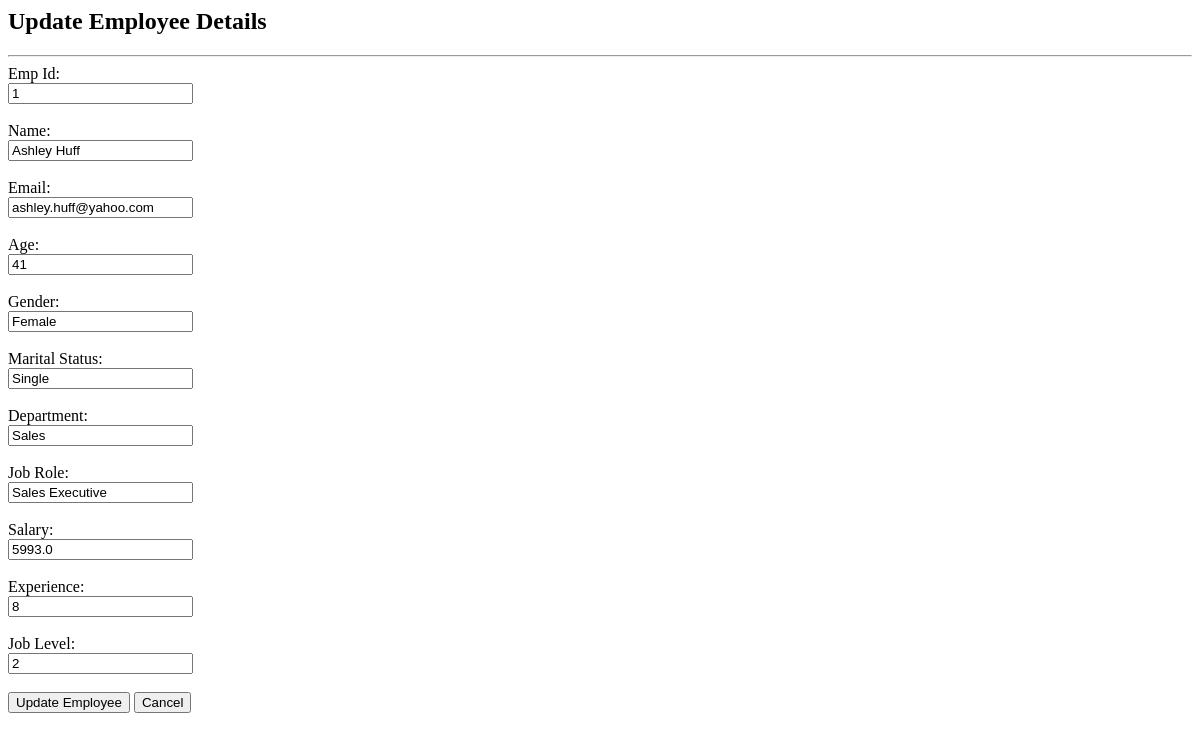
The page /update/1 on the database as committed earlier.
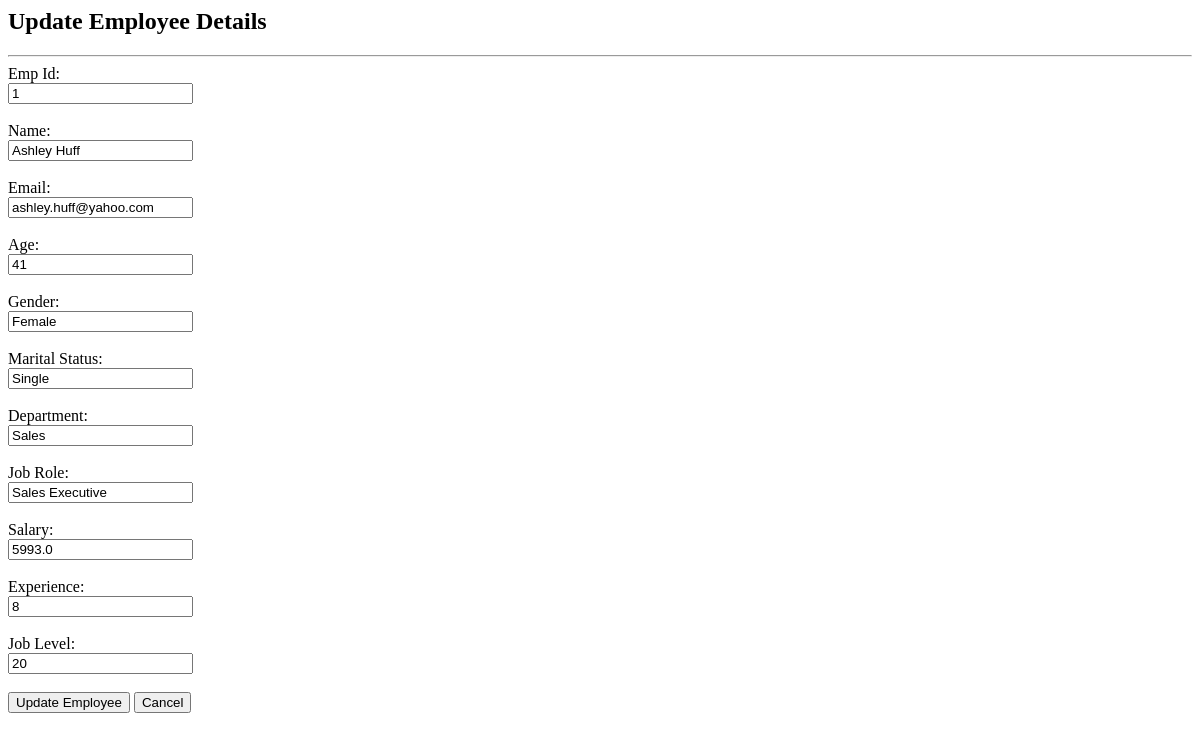
The same page on the database as committed later.
### tables this page shows
CREATE TABLE "Employees" (
"emp_id" INTEGER,
  "name" TEXT,
  "email" TEXT,
  "age" INTEGER,
  "gender" TEXT,
  "marital_status" TEXT,
  "department" TEXT,
  "job_role" TEXT,
  "salary" REAL,
  "experience" INTEGER,
  "job_level" INTEGER
);

### app.py (the view, shortened to what this page needs)
@app.route('/update/<int:id>', methods=('GET', 'POST'))
def update_employee(id):
    employee = db.get_one(id)
    return render_template('update.html', emp=employee)

### app.py (called while the page is built)
    def get_connection(self):
        conn = sqlite3.connect(self.db_path)
        conn.row_factory = sqlite3.Row
        return conn

    def get_one(self, emp_id):
        conn = self.get_connection()
        row = conn.execute('SELECT * FROM employees WHERE emp_id = ?', (emp_id,)).fetchone()
        conn.close()
        return row

### templates/update.html (shortened to what this page needs)
<html>
<head><title>Update Employee</title></head>
<body>
    <h2>Update Employee Details</h2>
    <hr>
    {% with messages = get_flashed_messages(with_categories=true) %}
        <form method="POST">
            <label>Emp Id:</label><br>
            <input type="number" name="emp_id" value="{{ emp['emp_id'] }}" readonly><br><br>
            <label>Name:</label><br>
            <input type="text" name="name" value="{{ emp['name'] }}" required><br><br>
            <label>Email:</label><br>
            <input type="email" name="email" value="{{ emp['email'] }}" required><br><br>
            <label>Age:</label><br>
            <input type="number" name="age" value="{{ emp['age'] }}"><br><br>
            <label>Gender:</label><br>
            <input type='text' name="gender" value="{{ emp['gender'] }}"><br><br>
            <label>Marital Status:</label><br>
            <input type='text' name="marital_status" value="{{ emp['marital_status'] }}"><br><br>
            <label>Department:</label><br>
            <input type='text' name="department" value="{{ emp['department'] }}"><br><br>
            <label>Job Role:</label><br>
            <input type='text' name="job_role" value="{{ emp['job_role'] }}"><br><br>
            <label>Salary:</label><br>
            <input type="number" name="salary" value="{{ emp['salary'] }}" step="0.01"><br><br>
            <label>Experience:</label><br>
            <input type="number" name="experience" value="{{ emp['experience'] }}" ><br><br>
            <label>Job Level:</label><br>
            <input type="number" name="job_level"  value="{{ emp['job_level'] }}"><br><br>
            <button type="submit">Update Employee</button>
            <a href="/">
                <button type="button">
                    {% if messages and messages[0][0] == 'success' %}
                        Back
                    {% else %}
                        Cancel
                    {% endif %}
                </button>
            </a>
        </form>
    {% endwith %}
</body>
</html>

Rows that differ between the two databases and show on the page:
changed Employees "Ashley Huff": job_level "2" → "20"
